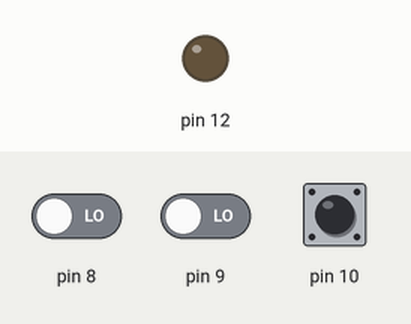
This sketch was run on a simulated Arduino Uno, built with avr-gcc and run on an emulated ATmega328P. Shown: output pins drawn as LEDs (lit = HIGH). The inputs (shaded band) are chosen by the test bench; at power-on: pin 9 LOW, pin 8 LOW, pin 10 HIGH.

Above: at 1.2 s.
1.3 s: pin 9 driven HIGH
At 2.5 s:
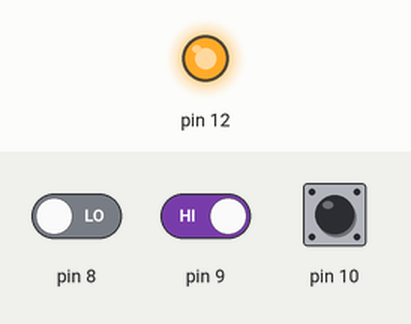
2.8 s: pin 9 driven LOW
At 5.7 s:
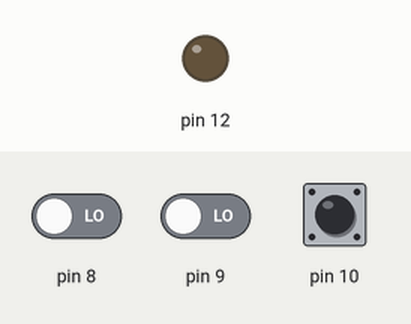
Timing chart, 0 to 7.2 s (numbered marks = the images above; inputs shaded):
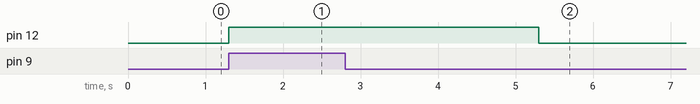

The sketch:

15-Entradas_e_sa_das_dixitail__III_.ino
```cpp
// C++ code
//
/*Puertas lógicas con arduino

Tenemos 3 pulsadores, A, B y C, el pulsador A está conectado al pin 10, el pulsador B está conectado al pin 9 y el pulsador C está conectado al pin 8

Si el pulsador B está pulsado y  los pulsadores B y C no, se enciende el led, si los pulsadores A y B están pulsados y el pulsador C no, se enciende el led, y si todos los pulsadores están pulsados, se enciende el led.
Cuando el led se enciende, queda encendido durante 4 segundos. En caso de no cumplirse ninguno de los casos anteriores, el led permanecerá apagado. */
void setup()
{
  //Pulsador A en el pin 10
  pinMode(10, INPUT);
  //Pulsador B en el pin 9
  pinMode(9, INPUT);
  //Pulsador C en el pin 8
  pinMode(8, INPUT);
  //Led conectado en el pin 12
  pinMode(12, OUTPUT);
}

void loop()
{
  //Si el pulsador B está pulsado y  los pulsadores B y C no, se enciende el led, si los pulsadores A y B están pulsados y el pulsador C no, se enciende el led, y si todos los pulsadores están pulsados, se enciende el led
  if (digitalRead(10) == LOW && (digitalRead(9) == HIGH && digitalRead(8) == LOW) || (digitalRead(10) == HIGH && (digitalRead(9) == HIGH && digitalRead(8) == LOW) || digitalRead(10) == HIGH && (digitalRead(9) == HIGH && digitalRead(8) == HIGH))) {
    //Damos tensión al pin 12
    digitalWrite(12, HIGH);
    //Esperamos 4 segundos
    delay(4000);
    //Si no se cumplen ninguna de las condiciones anteriores ejecutamos los siguiente
  } else {
    //Quitamos tensión del pin 12
    digitalWrite(12, LOW);
  }
}
```

Measured:
- after the input at 1.3 s, pin 12: LOW → HIGH at once
- after the input at 2.8 s, pin 12: HIGH → LOW after 2.5 s
